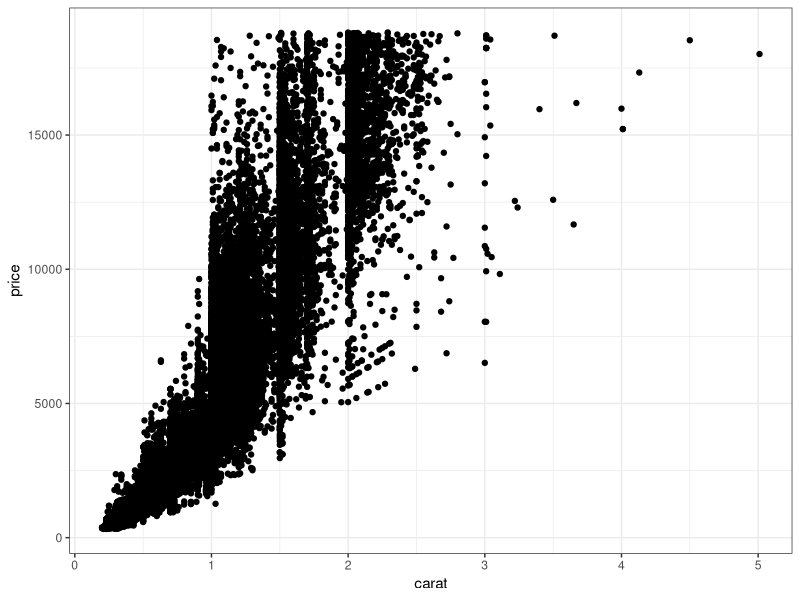
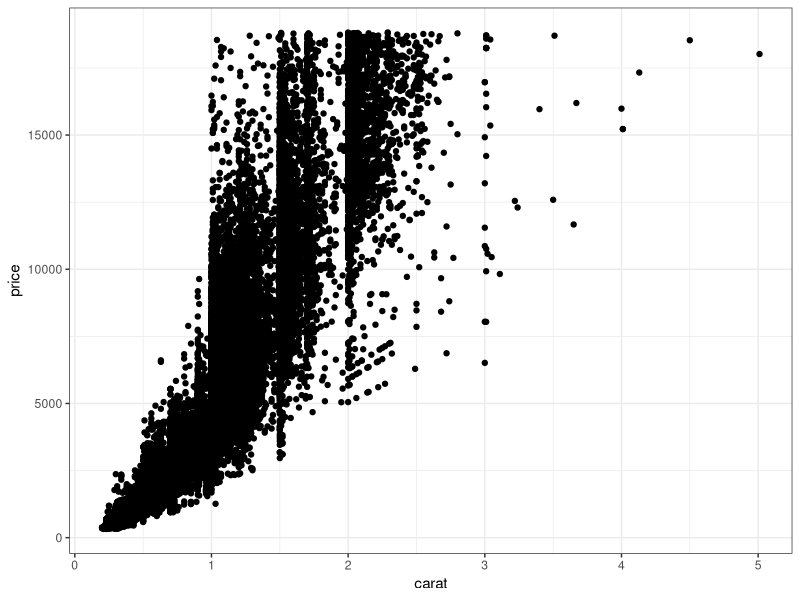
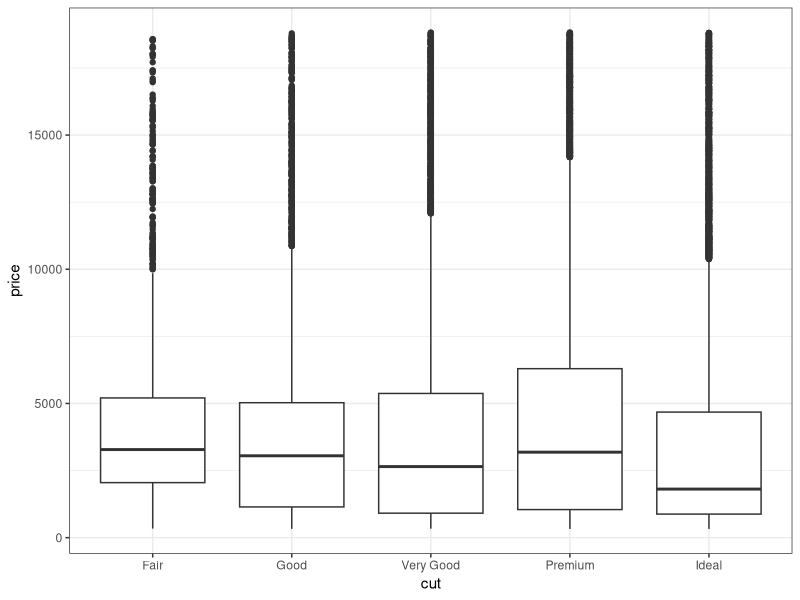

Recreate these plots in R, in order.
## ---- chunk 1
### In this code chunk, start with the diamonds dataset (built in to
### ggplot2 package) and create a plot of price vs. carat (or some other
### variables of your choice)
library(ggplot2)
library(tidyverse)

data(diamonds)

ggplot(data=diamonds, aes(x=carat, y = price)) + 
  geom_point() + 
  theme_bw()

## ---- chunk 2
### In this code chunk, start with the diamonds dataset (built in to
### ggplot2 package) and create a subset based on filtering, e.g., 
### size greater than 1 carat or cut is "Ideal"
library(ggplot2)
library(tidyverse)
data(diamonds)

ggplot(data=diamonds, aes(x= carat, y= price)) +
       geom_point()+
  theme_bw()
  

## ---- chunk 3

carat_data = diamonds |>
  select(carat, cut, color, clarity, depth, table, price)


ggplot(data = diamonds, aes(x = cut, y = price)) +
  geom_boxplot() +
  theme_bw()

## ---- chunk 4
### Both partners - delete this comment, then write some code here
### to plot, summarize, calculate something simple using the diamonds
### dataset.


